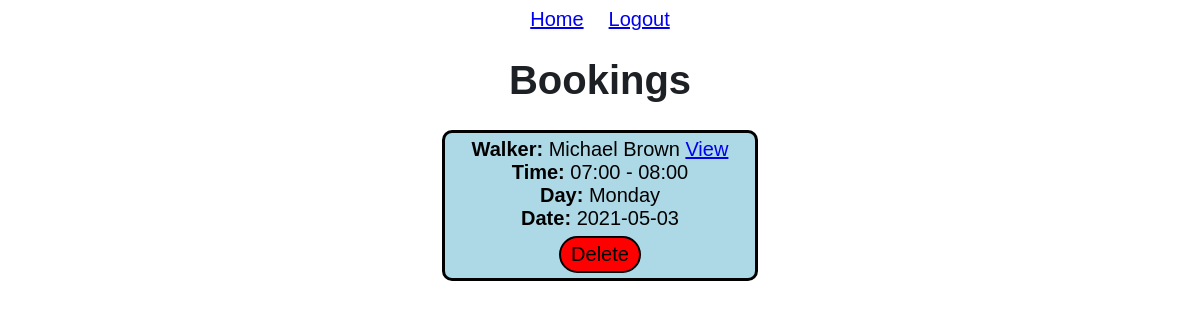
/bookings/Owner (signed in), run on an earlier commit of the app's database.
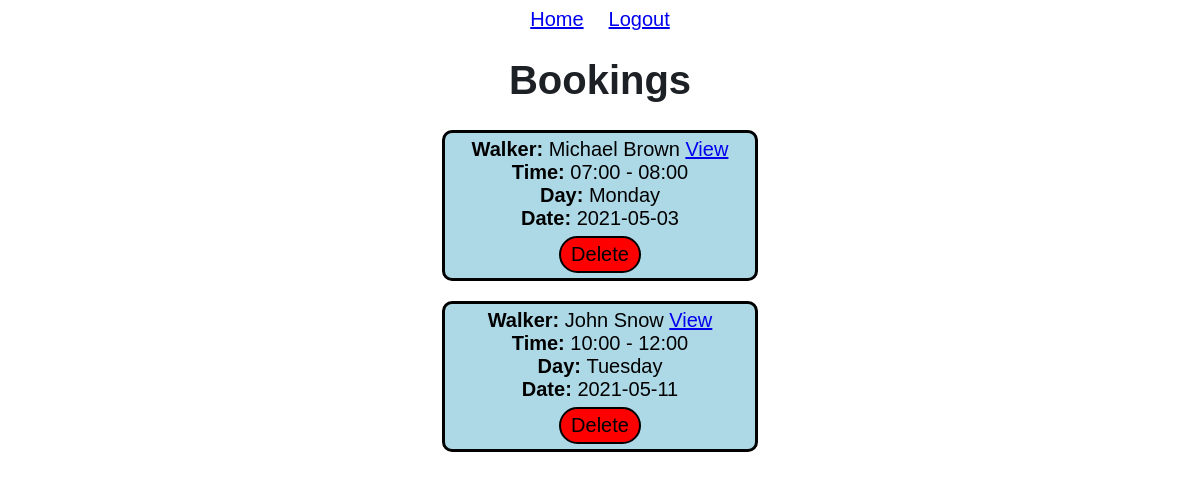
And on a later commit of the database.
### tables this page shows
CREATE TABLE booking (
            ownerId integer,
            walkerId integer,
            date text,
            day text,
            startTime text,
            endTime text,
            PRIMARY KEY (ownerId, walkerId, date)
            );

CREATE TABLE users (
            usrId integer primary key,
            email text,
            password text,
            firstName text,
            lastName text,
            accType text,
            postcode text,
            numberOfReviews integer,
            starRating real
            );

### app.py (the view)
@app.route('/bookings/<accType>')
def bookings(accType):
    if accType == 'Owner':
        bookings = db.getOwnerBookings(session['usrId'])
        return render_template('bookings.html', bookings=bookings, user=user, accType=accType)
    else:
        bookings = db.getWalkerBookings(session['usrId'])
        return render_template('bookings.html', bookings=bookings, user=user, accType=accType)

### database.py (called while the page is built)
    def search(self, col="null", search="null"):
        conn = sqlite3.connect('main.db')
        c = conn.cursor()
        if col == "email":
            c.execute(f'SELECT * FROM users WHERE email="{search}"')
            data = c.fetchall()
        elif col == "password":
            c.execute(f'SELECT * FROM users WHERE password="{search}"')
            data = c.fetchall()
        elif col == "usrId":
            c.execute(f'SELECT * FROM users WHERE usrId="{search}"')
            data = c.fetchall()
        elif col == "postcode":
            c.execute(f'SELECT * FROM users WHERE postcode="{search}"')
            data = c.fetchall()
        else:
            c.execute(f'SELECT * FROM users')
            data = c.fetchall()
        conn.commit()
        conn.close()
        return(data)

    def getOwnerBookings(self, ownerId):
        conn = sqlite3.connect('main.db')
        c = conn.cursor()
        c.execute(f'SELECT * FROM booking WHERE ownerId="{ownerId}" ORDER BY date ASC')
        data = c.fetchall()
        return(data)
        conn.commit()
        conn.close()

### templates/bookings.html (shortened to what this page needs)
{% extends "base.html" %}
{% block head %}
    <link rel="stylesheet" href="{{ url_for('static', filename='css/bookings.css') }}">
{% endblock %}
{% block body %}
    <h1>Bookings</h1>
    {% for i in bookings %}
    <p>
        {% if accType == 'Owner' %}
            <span style="font-weight: bold;"> Walker: </span> {{ user(i[1]).fName }} {{ user(i[1]).lName }}
            <a href="/profile/{{ i[1] }}">View</a>
            <br>
        {% else %}
            <span style="font-weight: bold;"> Owner: </span> {{ user(i[0]).fName }} {{ user(i[0]).lName }}
            <a href="/profile/{{ i[0] }}">View</a>
            <br>
        {% endif %}
        <span style="font-weight: bold;"> Time: </span> {{ i[4] }} - {{ i[5] }} <br>
        <span style="font-weight: bold;"> Day: </span> {{ i[3].capitalize() }} <br>
        <span style="font-weight: bold;"> Date: </span> {{ i[2] }} <br>
        <a id="delete" href="/delBooking/{{ i[0] }};{{ i[1] }};{{ i[2] }}">Delete</a>
    </p>
    {% endfor %}
{% endblock %}

What changed in the data, as far as the page shows it:
added booking: walkerId.firstName "John", walkerId.lastName "Snow", startTime "10:00", endTime "12:00", day "Tuesday", date "2021-05-11"
